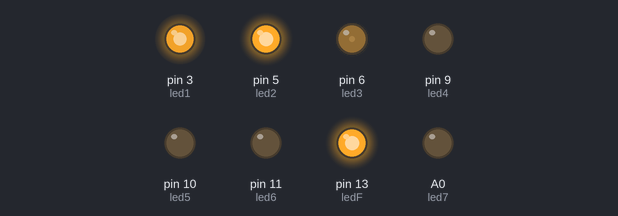
A sketch run on a simulated Arduino Uno, built with avr-gcc and run on an emulated ATmega328P. Shown: output pins drawn as LEDs (lit = HIGH).

Above: at 2.85 s.
At 8.7 s:
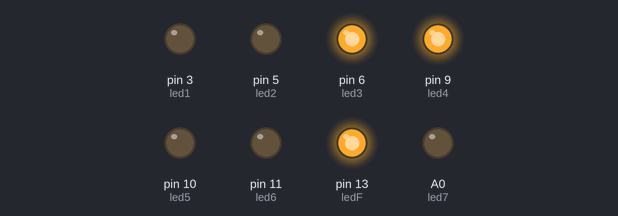
At 12.3 s:
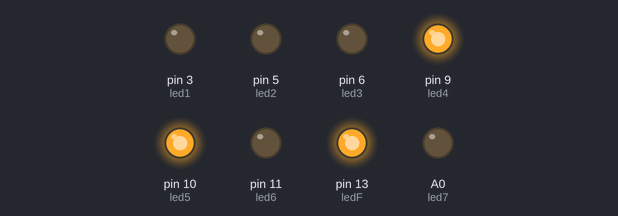
At 19.4 s:
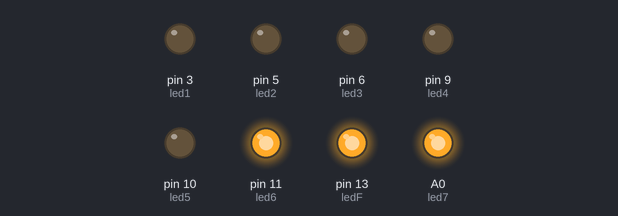
At 26.5 s:
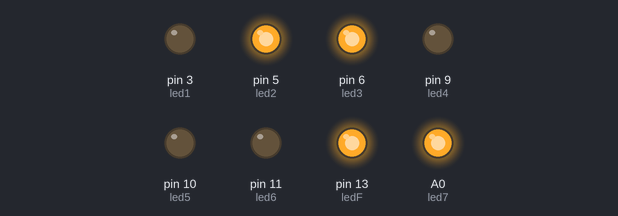
At 37.2 s:
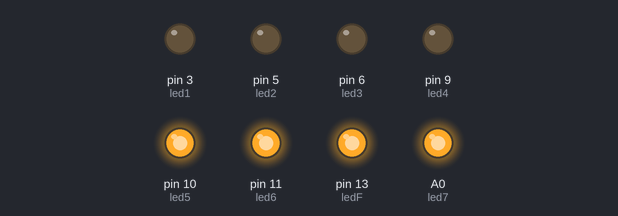
Timing chart, 0 to 40.0 s (numbered marks = the images above):
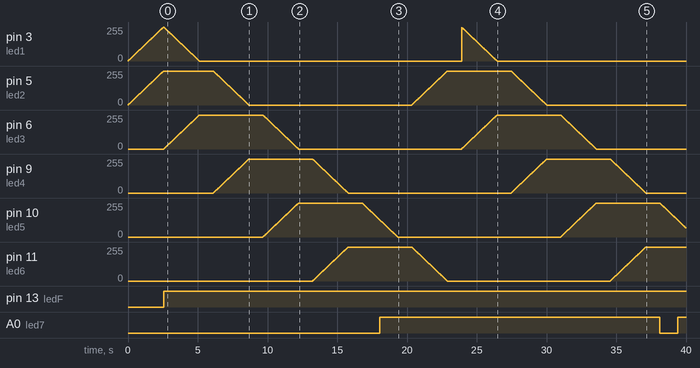

Measured:
- by itself, pin 13 (ledF): LOW → HIGH at 2.6 s
- by itself, A0 (led7): LOW → HIGH at 18.1 s, → LOW 20.1 s later, → HIGH 1.3 s later

The sketch:

mountain.ino
```cpp
//feel free to make changes
//do not connect led's in sequential order
//make sure all led's are connected to a resistor if applicable
//this project was made and tested using only one wire and arduino's pin 13 resistor and LED
//note: pin 5 and 6 act weird in the beginning - an arduino bug
int ledF = 13;
byte led1 = 3;
byte led2 = 5;
byte led3 = 6;
byte led4 = 9;
byte led5 = 10;
byte led6 = 11;
byte led7 = A0;
int x = 0;
int y = 0;
int steps = 1; //change if needed, defines the steps between 0 and 255, a lower number is smoother
//make sure the variable "steps" is a factor of 255; any of the below numbers
//factors of 255 are : 1,3,5,15,17,51,85,255
//sorry for a lot of notes, but remember to change variable "delaytime" according to variable "steps"

//delay is in milliseconds for below
int delaytime = 10; //change if needed, delay between increments of PWM
//850 milliseconds is on-off/off-on time, in 17 step increments of brightness
int delaytime2 = 1000; //change if needed, delay between switching of leds
void setup (){
  pinMode (led1, OUTPUT);
  pinMode (led2, OUTPUT);
  pinMode (led3, OUTPUT);
  pinMode (led4, OUTPUT);
  pinMode (led5, OUTPUT);
  pinMode (led6, OUTPUT);
  pinMode (led7, OUTPUT);
  pinMode (ledF, OUTPUT);

  do {
    x = x + steps;
    analogWrite (led1, x);
    analogWrite (led2, x);
    delay (delaytime);
  }
  while (x != 255);
}
void loop (){
  digitalWrite(ledF, HIGH);

  y = 0;
  x = 255;
  delay (delaytime);
  do{
    y = y + steps;
    x = x - steps;
    analogWrite (led3, y);
    analogWrite (led1, x);
    delay (delaytime);
  }
  while (y != 255 && x != 0);
  delay (delaytime2);
  y = 0;
  x = 255;
  do{
    y = y + steps;
    x = x - steps;
    analogWrite (led4, y);
    analogWrite (led2, x);
    delay (delaytime);
  }
  while (y != 255 && x != 0);
  delay (delaytime2);
  y = 0;
  x = 255;
  do{
    y = y + steps;
    x = x - steps;
    analogWrite (led5, y);
    analogWrite (led3, x);
    delay (delaytime);
  }
  while (y != 255 && x != 0);
  delay (delaytime2);
  y = 0;
  x = 255;
  do{
    y = y + steps;
    x = x - steps;
    analogWrite (led6, y);
    analogWrite (led4, x);
    delay (delaytime);
  }
  while (y != 255 && x != 0);
  delay (delaytime2);
  y = 0;
  x = 255;
  do{
    y = y + steps;
    x = x - steps;
    analogWrite (led7, y);
    analogWrite (led5, x);
    delay (delaytime);
  }
  while (y != 255 && x != 0);
  delay (delaytime2);
  y = 0;
  x = 255;
  do{
    y = y + steps;
    x = x - steps;
    analogWrite (led2, y);
    analogWrite (led6, x);
    delay (delaytime);
  }
  while (y != 255 && x != 0);
  delay (delaytime2);

}
```
